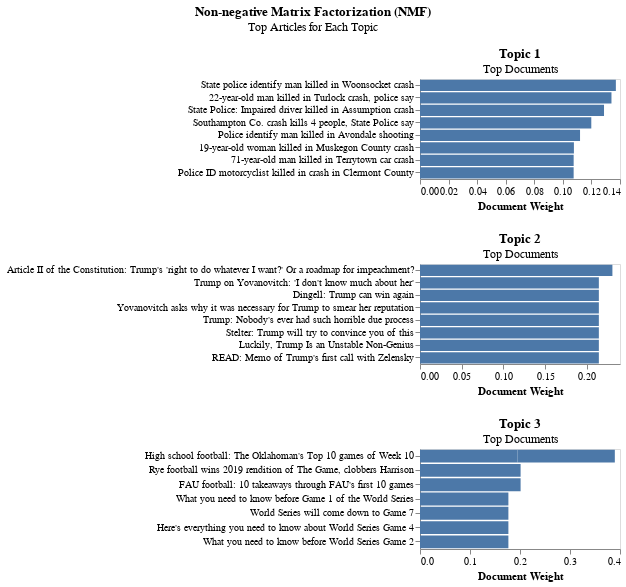

Source (notebook cell):
### Code cell
def plotTopDocsNmf(topic_idx, top_n):

   '''
    This function plots the top documents for a given topic

    Parameters
    ----------
    topic_idx : str
        The name of the topic for which to plot the top documents
    top_n : int
        The number of top documents to plot

    Returns
    -------
    altair chart

    '''
    
    plotDf = topDocsPerTopic.sort_values(by = topic_idx, ascending = False).head(top_n)

    chart = chart = alt.Chart(plotDf)\
                .mark_bar()\
                .encode(
                        x=alt.X('{}:Q'.format(topic_idx), title = 'Document Weight'),
                        y=alt.Y('Document:N', title=None, sort = '-x', axis = alt.Axis(labelLimit=0))
                    )\
                .properties(
                    width=200,
                    height=100,
                    title={'text': topic_idx
                            ,'subtitle':'Top Documents'}
                )    

    return chart

def plotNmfDoc(columns, top_n):

    '''
    This function gets the top documents for a set of topics

    Parameters
    ----------

    Returns
    -------
    list of altair charts

    '''
    
    charts = []
    for top in columns:
        charts.append(plotTopDocsNmf(top, top_n))

    return charts


result = plotNmfDoc([c for c in topDocsPerTopic.columns if c != 'Document'], 8)

chart = alt.vconcat(*result)\
            .configure_axis(
                            grid=False
                            )\
            .properties(
                    title={'text':'Non-negative Matrix Factorization (NMF)'
                            ,'subtitle': 'Top Articles for Each Topic'
                            ,'anchor':'middle'
                            , 'offset': 15}
                )   

chart

### Figure 1 — Vega-Lite specification as saved in the notebook (floating-point values rounded to 4 significant figures)
{"config": {"view": {"continuousWidth": 300, "continuousHeight": 300}, "axis": {"grid": false}}, "vconcat": [{"data": {"name": "data-3551ee405b0bf467fe787c7366a8dad7"}, "mark": {"type": "bar"}, "encoding": {"x": {"field": "Topic 1", "title": "Document Weight", "type": "quantitative"}, "y": {"axis": {"labelLimit": 0}, "field": "Document", "sort": "-x", "title": null, "type": "nominal"}}, "height": 100, "title": {"text": "Topic 1", "subtitle": "Top Documents"}, "width": 200}, {"data": {"name": "data-9311e39a1ab9b15a3bd6e0b4e1381691"}, "mark": {"type": "bar"}, "encoding": {"x": {"field": "Topic 2", "title": "Document Weight", "type": "quantitative"}, "y": {"axis": {"labelLimit": 0}, "field": "Document", "sort": "-x", "title": null, "type": "nominal"}}, "height": 100, "title": {"text": "Topic 2", "subtitle": "Top Documents"}, "width": 200}, {"data": {"name": "data-db201ed751984e2fb2b4cea3e00e61bf"}, "mark": {"type": "bar"}, "encoding": {"x": {"field": "Topic 3", "title": "Document Weight", "type": "quantitative"}, "y": {"axis": {"labelLimit": 0}, "field": "Document", "sort": "-x", "title": null, "type": "nominal"}}, "height": 100, "title": {"text": "Topic 3", "subtitle": "Top Documents"}, "width": 200}], "title": {"text": "Non-negative Matrix Factorization (NMF)", "subtitle": "Top Articles for Each Topic", "anchor": "middle", "offset": 15}, "$schema": "https://vega.github.io/schema/vega-lite/v5.20.1.json", "datasets": {"data-3551ee405b0bf467fe787c7366a8dad7": [{"Topic 1": 0.1371, "Topic 2": 0.0, "Topic 3": 0.0, "Document": "State police identify man killed in Woonsocket crash"}, {"Topic 1": 0.134, "Topic 2": 0.0, "Topic 3": 0.0, "Document": "22-year-old man killed in Turlock crash, police say"}, {"Topic 1": 0.1288, "Topic 2": 0.0, "Topic 3": 0.0, "Document": "State Police: Impaired driver killed in Assumption crash"}, {"Topic 1": 0.1199, "Topic 2": 0.0, "Topic 3": 0.0, "Document": "Southampton Co. crash kills 4 people, State Police say"}, {"Topic 1": 0.112, "Topic 2": 0.0, "Topic 3": 0.0, "Document": "Police identify man killed in Avondale shooting"}, {"Topic 1": 0.1077, "Topic 2": 0.0, "Topic 3": 0.0, "Document": "19-year-old woman killed in Muskegon County crash"}, {"Topic 1": 0.1076, "Topic 2": 0.0, "Topic 3": 0.0, "Document": "71-year-old man killed in Terrytown car crash"}, {"Topic 1": 0.1075, "Topic 2": 0.0, "Topic 3": 0.0, "Document": "Police ID motorcyclist killed in crash in Clermont County"}], "data-9311e39a1ab9b15a3bd6e0b4e1381691": [{"Topic 1": 0.0, "Topic 2": 0.2309, "Topic 3": 0.0, "Document": "Article II of the Constitution: Trump's 'right to do whatever I want?' Or a roadmap for impeachment?"}, {"Topic 1": 0.0, "Topic 2": 0.2146, "Topic 3": 0.0, "Document": "Trump on Yovanovitch: 'I don't know much about her'"}, {"Topic 1": 0.0, "Topic 2": 0.2146, "Topic 3": 0.0, "Document": "Dingell: Trump can win again"}, {"Topic 1": 0.0, "Topic 2": 0.2146, "Topic 3": 0.0, "Document": "Yovanovitch asks why it was necessary for Trump to smear her reputation"}, {"Topic 1": 0.0, "Topic 2": 0.2146, "Topic 3": 0.0, "Document": "Trump: Nobody's ever had such horrible due process"}, {"Topic 1": 0.0, "Topic 2": 0.2146, "Topic 3": 0.0, "Document": "Stelter: Trump will try to convince you of this"}, {"Topic 1": 0.0, "Topic 2": 0.2146, "Topic 3": 0.0, "Document": "Luckily, Trump Is an Unstable Non-Genius"}, {"Topic 1": 0.0, "Topic 2": 0.2146, "Topic 3": 0.0, "Document": "READ: Memo of Trump's first call with Zelensky"}], "data-db201ed751984e2fb2b4cea3e00e61bf": [{"Topic 1": 0.0, "Topic 2": 0.0, "Topic 3": 0.2012, "Document": "Rye football wins 2019 rendition of The Game, clobbers Harrison"}, {"Topic 1": 0.0, "Topic 2": 0.0, "Topic 3": 0.2012, "Document": "FAU football: 10 takeaways through FAU's first 10 games"}, {"Topic 1": 0.003239, "Topic 2": 0.0, "Topic 3": 0.1948, "Document": "High school football: The Oklahoman's Top 10 games of Week 10"}, {"Topic 1": 0.003239, "Topic 2": 0.0, "Topic 3": 0.1948, "Document": "High school football: The Oklahoman's Top 10 games of Week 10"}, {"Topic 1": 0.0, "Topic 2": 0.0, "Topic 3": 0.1768, "Document": "What you need to know before Game 1 of the World Series"}, {"Topic 1": 0.0, "Topic 2": 0.0, "Topic 3": 0.1768, "Document": "World Series will come down to Game 7"}, {"Topic 1": 0.0, "Topic 2": 0.0, "Topic 3": 0.1768, "Document": "Here's everything you need to know about World Series Game 4"}, {"Topic 1": 0.0, "Topic 2": 0.0, "Topic 3": 0.1768, "Document": "What you need to know before World Series Game 2"}]}}
